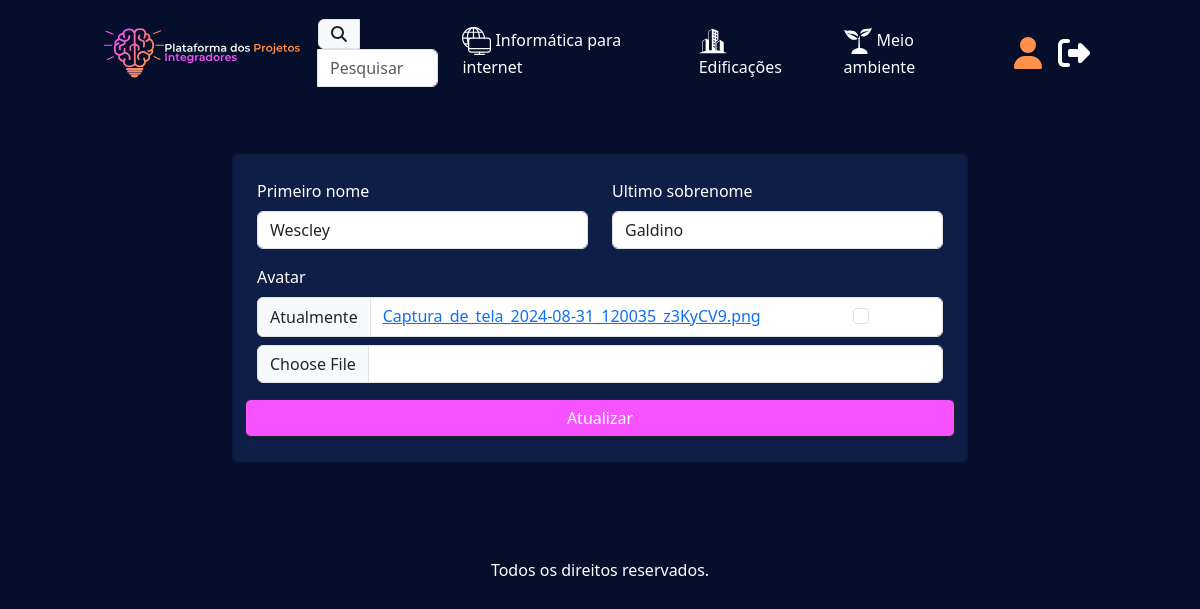
The app's page /editar_perfil/ (signed in), older data.
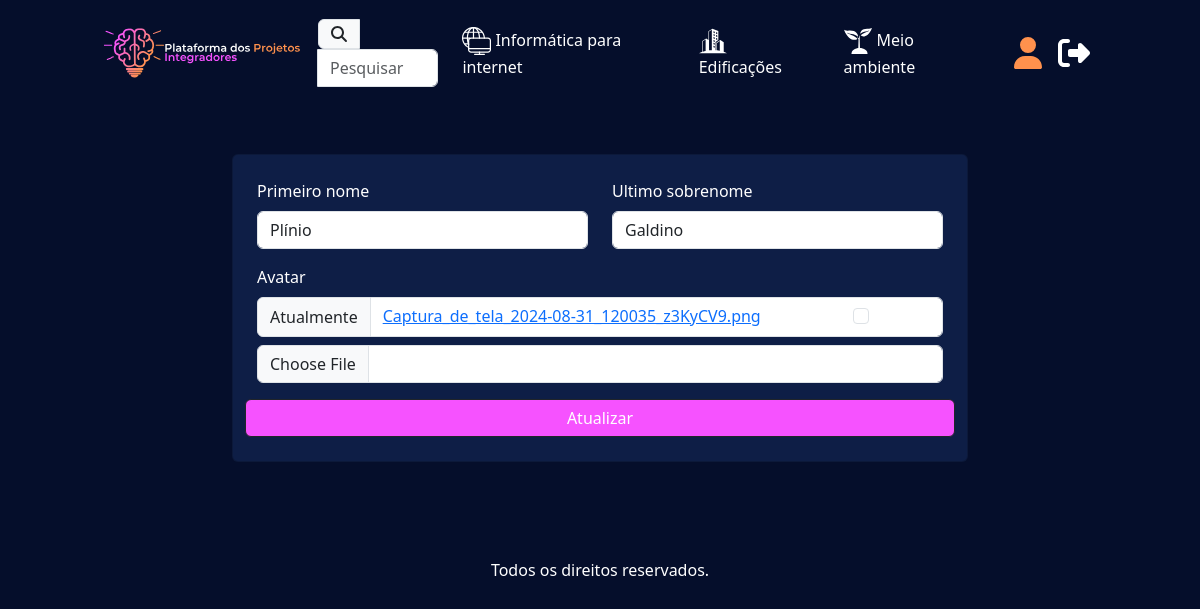
The same page, newer data.
### users/models.py (models this page shows, shortened)
class Profile(models.Model):
    user = models.OneToOneField(User, on_delete=models.CASCADE, related_name="profile")
    avatar = models.ImageField(blank=True, null=True)
    primeiro_nome = models.CharField(max_length=50, blank=True)
    ultimo_sobrenome = models.CharField(max_length=50, blank=True)

### users/views.py (the view)
# urls.py: path("editar_perfil/", views.editarperfil, name = "editarperfil"),
@login_required
def editarperfil(request):
    profile = request.user.profile
    context = {}
    if request.method == 'POST':
        form = ProfileForm(request.POST, request.FILES, instance=request.user.profile)
        if form.is_valid():
            form.save()
            return redirect('verperfil')
        else:
            return render(request, 'editarperfil.html', {'form': form})
    else:
        form = ProfileForm(instance=profile)
        context = {
            'form': form,
        }
    return render(request, "editarperfil.html", context)

### users/forms.py
class ProfileForm(forms.ModelForm):
    class Meta:
        model = Profile
        fields = ['avatar', 'primeiro_nome', 'ultimo_sobrenome']
    def __init__(self, *args, **kwargs):
        super().__init__(*args, **kwargs)
        self.helper = FormHelper()
        self.helper.form_method = 'post'
        self.helper.layout = Layout(
            Row(
                Column('primeiro_nome', css_class='col-md-6'),
                Column('ultimo_sobrenome', css_class='col-md-6'),
                Column('avatar', css_class='col-md-12'),
                Submit('submit', 'Atualizar', css_class='col-md-12 btn btn-dark fundo-roxinho'),
            )
        )

### ppi/context_processors.py (called while the page is built)
def cursos(request):
    return {
        "cursos" : Curso.objects.all,
    }

### users/templates/editarperfil.html (shortened to what this page needs)
{% extends "base.html" %}
{% load static crispy_forms_tags %}
{% block conteudo %}
<div class="container my-5">
    <div class="row justify-content-center">
        <div class="col-md-8">
            <div class="card p-4 blueback">
                <form {% url 'editarperfil' %} method="POST" enctype="multipart/form-data">
                    {% crispy form %}
                </form>
            </div>
        </div>
    </div>
</div>
{% endblock conteudo %}

Row changes from the older to the newer data that the page shows:
changed Profile "Galdino": primeiro_nome "Wescley" → "Plínio"
